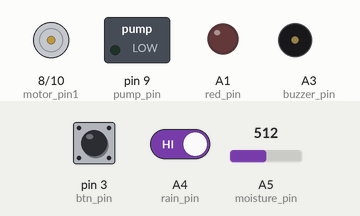
Simulated run of this sketch. Board: Arduino Uno, built with avr-gcc and run on an emulated ATmega328P. Shown: motor-driver pin pairs drawn as motors (green arrow = first pin HIGH = forward, orange = second pin HIGH = backward, longer = more drive, scaled by the enable pin), switched loads named in the sketch (green lamp = pin HIGH), output pins drawn as LEDs (lit = HIGH), buzzer (waves = sounding, pin HIGH). The inputs (shaded band) are chosen by the test bench; at power-on: A5 (moisture_pin) = 512, pin 3 (btn_pin) HIGH, A4 (rain_pin) HIGH.

Above: at 1.2 s.
1.3 s: A5 (moisture_pin) set to 534
2.8 s: pin 3 (btn_pin) pulled LOW for 0.15 s
At 3.5 s:
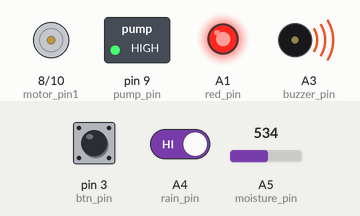
4.4 s: A4 (rain_pin) driven LOW
5.9 s: pin 3 (btn_pin) pulled LOW for 1 s
At 7.0 s:
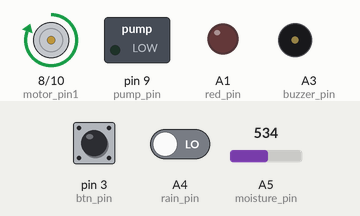
8.4 s: A5 (moisture_pin) set to 511
At 8.9 s:
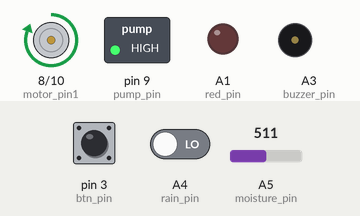
9.9 s: A5 (moisture_pin) set to 716
At 11.3 s:
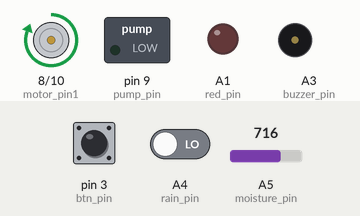
Timing chart, 0 to 12.4 s (numbered marks = the images above; inputs shaded):
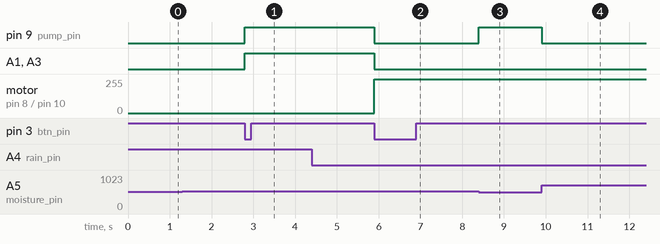

The sketch:

VTE3912.ino
```cpp
#include "Operations.h"

// Decralation of usefull variable
float min_moisture = 50.0;

void setup() {
  initialization();
}

void loop() {
  measurement();
  if(!watering_state){
    if(moisture_level < min_moisture) digitalWrite(pump_pin, HIGH);
    else digitalWrite(pump_pin, LOW);
  }


  if(raining && moisture_level > min_moisture) openLoof(false);
  else openLoof(true);
}
```

Operations.h
```cpp
#include "Arduino.h"
// Definition of pins connections
uint8_t btn_pin=3, rain_pin=A4, moisture_pin=A5, red_pin=A1, green_pin=A2, buzzer_pin=A3, pump_pin=9, motor_pin1=8, motor_pin2=10;

// Decralation of usefull variables
float moisture_level;
bool raining=false, watering_state=false;

// Method to handle interrupt
void watering(){
  watering_state = !watering_state;
  digitalWrite(red_pin, watering_state);
  digitalWrite(green_pin, !watering_state);
  digitalWrite(pump_pin, watering_state);
  digitalWrite(buzzer_pin, watering_state);
}


// Method to initialize process
void initialization() {
  pinMode(red_pin, OUTPUT);
  pinMode(green_pin, OUTPUT);
  pinMode(buzzer_pin, OUTPUT);
  pinMode(pump_pin, OUTPUT);
  pinMode(motor_pin1, OUTPUT);
  pinMode(motor_pin2, OUTPUT);
  pinMode(btn_pin, INPUT_PULLUP);

  attachInterrupt(digitalPinToInterrupt(btn_pin), watering, FALLING);
}

// Method for measurements
void measurement() {
  raining = digitalRead(rain_pin);
  moisture_level = map(analogRead(moisture_pin), 0, 1023, 0, 100);
}

// Method to close and open the roof
void openLoof(bool status) {
  digitalWrite(motor_pin1, status);
  digitalWrite(motor_pin2, !status);
}
```

Measured:
- after the input at 2.8 s, pin 9 (pump_pin), A1 (red_pin), A3 (buzzer_pin): LOW → HIGH at once
- after the input at 5.9 s, pin 9 (pump_pin), A1 (red_pin), A3 (buzzer_pin): HIGH → LOW at once; motor on pin 8 (motor_pin1) / pin 10 (motor_pin2): stopped → forward 255/255 at once
- after the input at 8.4 s, pin 9 (pump_pin): LOW → HIGH at once
- after the input at 9.9 s, pin 9 (pump_pin): HIGH → LOW at once
